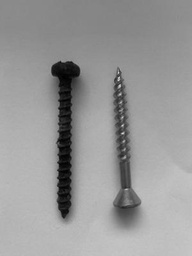
#> input picture image_gris_3.jpg, 192 x 256 px, shrunk from 300 x 400 before the run, given in place of image_couleur.jpg, which was not available; the run also reads 1 picture not shown here
$ python visualisation.py
#> lines starting #> are read from the running program, lines starting #| are printed output that depends on the picture; after the words box and inside, x2 and y2 are one past the last pixel; in counts of white or black regions, pixels touching at a corner belong together; pictures that were not available may be replaced by others from this repository, and a replacement may not be noted
### coordonnees_clou.py
from transformation_geometrique import *


def calculer_coordonnees_clou(A, B, C, D, E):
    """
    Retourner les coordonnées d'un clou selon la paramétrisation illustrée dans la Figure 1 dans l'énoncé du projet.

    Arguments:
        A, B, C, D, E (float): Dimensions spécifiques du clou.
    Retourne:
        (liste): Les coordonnées des points ainsi que leur nom.
    """
    # Définition des points selon les dimensions réçus.
    pt_0 = ('pt_0', (-B / 2, C / 2))
    pt_1 = ('pt_1', (-B / 2, -C / 2))
    pt_2 = ('pt_2', (-B / 2 - D, -A / 2))
    pt_3 = ('pt_3', (-B / 2 - D, A / 2))
    pk_2 = ('pk_2', (B / 2, C / 2))
    pk_0 = ('pk_0', (B / 2 + E, 0))
    pk_1 = ('pk_1', (B / 2, -C / 2))

    cord_clou = [pt_0, pt_1, pt_2, pt_3, pk_2, pk_0, pk_1]
    return cord_clou


def appliquer_transormation_clou(points_clou, center_rotation, angle_rotation,
                                 direction_inclinaison, angle_inclinaison, axe_reflexion):
    """
    Appliquer les transformation géometriques: réflexion, rotation et inclinaison à tous les points clés.
    Arguments:
        points_clou (list): Une liste de tuples qui contient le nom du point
        et les coordonnées du point dans un plan 2D.
        center_rotation (tuple): Le centre de rotation pour la transformation de rotation.
        angle_rotation (float): L'angle de rotation en degrés.
        angle_inclinaison (float): L'anlge d'inclinaison en degrés.
        direction_inclinaison (str): La direction d'inclinaison ('x' ou 'y').
        axe_reflexion (str): L'axe de réflexion ('x' ou 'y').
    Retourne:
        (tuple): Trois liste de tuples qui correspond aux coordonnées des points clés apres
         l'application d'unedes transformations (réflexion, rotation, inclinaison).
    """
#> called with center_rotation = (0, 0), angle_rotation = 30, direction_inclinaison = 'x', angle_inclinaison = 20, axe_reflexion = 'x'
    reflexion = []
    rotation = []
    inclinaison = []

    # Ajouter le nom du point ainsi que les coordonnées suite à leur transformation à un liste.
    for i in range(len(points_clou)):
        reflexion.append((points_clou[i][0], calculer_reflexion_point(points_clou[i][1], axe_reflexion)))
        rotation.append((points_clou[i][0], calculer_rotate_point(points_clou[i][1], angle_rotation, center_rotation)))
        inclinaison.append((points_clou[i][0], calculer_inclinaison_point(points_clou[i][1], angle_inclinaison,
                            direction_inclinaison)))
    return reflexion, rotation, inclinaison

### traitement_image.py
import numpy as np
import matplotlib.pyplot as plt

# [31 lines left out: function rgb_to_gry, not called in this run]

def motif_voisin(tableau, i, j):
    """
    Calcul du motif binaire pour une valeur donnée et conversion en valeur décimale.

    Arguments:
        tableau (numpy.ndarray): Un tableau 2D NumPy représentant une image en niveaux de gris.
        i (int): Coordonée du pixel selon les lignes du tableau.
        j (int): Coordonée du pixel selon les colonnes du tableau.

    Retourne
        (int): Une décimale qui représente au le voisinage de la coordonée (i,j).
    """
    motif_binaire = ''

    # Valeur centrale
    centrale = tableau[i, j]

    # Coordonnées des voisins
    voisin = [(i-1, j-1), (i-1, j), (i-1, j+1),
              (i, j+1), (i+1, j+1), (i+1, j),
              (i+1, j-1), (i, j-1)]

    # Comparaison des valeurs des voisins avec la valeur centrale
    for voisin_i, voisin_j in voisin:
        # Verification si les valeurs sont dans le tableau
        if 0 <= voisin_i < tableau.shape[0] and 0 <= voisin_j < tableau.shape[1]:
            valeur_voisin = tableau[voisin_i, voisin_j]
            motif_binaire += '1' if valeur_voisin >= centrale else '0'

        # Si les valeurs voisines ne sont pas dans le tableau on donne la valeur de 0.
        else:
            motif_binaire += '0'

    # Conversion du motif binaire en valeur décimale
    motif_decimal = int(motif_binaire, 2)

    return motif_decimal

def appliquer_transformation_1(tableau):
    """
    Calcul de la valeur entière correspondant au motif binaire pour chaque valeur du tableau.

    Arguments:
        tableau (numpy.ndarray): Un tableau 2D NumPy représentant une image en niveaux de gris.

    Retourne:
        (numpy.ndarray): Un tableau 2D NumPy résultant de la transformation 1.
    """
    resultat = np.zeros_like(tableau)

    # Parcours du tableau pour chaque valeur
    for i in range(1, tableau.shape[0]-1):
        for j in range(1, tableau.shape[1]-1):
            resultat[i, j] = motif_voisin(tableau, i, j)

    return resultat

### Il manque la description et les arguments et le retourne
def log_voisin(tableau, i, j, rayon):
    """
        Transformer l'intensité en valeur plus simple et plus significative.

    Arguments:
        tableau (numpy.ndarray): Un tableau 2D NumPy représentant une image en niveaux de gris.
        i (int): Coordonée du pixel selon les lignes du tableau.
        j (int): Coordonée du pixel selon les colonnes du tableau.j:
        rayon (int): Un entier spécificant le rayon du voisinage à considérer pour chaque pixel de l'image.

    Retourne:
        (float): Un entier représentant l'intensité du pixel.
    """

    log_ho = np.log10(1.0 + np.abs(tableau[i, j + rayon] - 2 * tableau[i, j] + tableau[i, j - rayon]))

    log_ver = np.log10(1.0 + np.abs(tableau[i + rayon, j] - 2 * tableau[i, j] + tableau[i - rayon, j]))

    log_diag = np.log10(1.0 + np.abs(tableau[i - rayon, j + rayon] - 2 * tableau[i, j] + tableau[i + rayon, j - rayon]))

    valeur_tot = int(log_ho + log_ver + log_diag)

    return valeur_tot

### Il manque les arguments et le retourne
def appliquer_transformation_2(image_gris, rayon):
    """
        Transformer les données visuelles complexes d'une image en ensembles de caractéristiques plus simples et
         plus significatives
    Arguments:
        image_gris (numpy.ndarray): Un tableau 2D NumPy rerpésentant une image en niveaux de gris.
        rayon (int): Un entier spécificant le rayon du voisinage.

    Retourne:
        (numpy.ndarray): Un tableau 2D NumPy résultant de la transformation 2.
    """
    resultat = np.zeros_like(image_gris)

    # Parcours du tableau pour chaque valeur
    for i in range(rayon, image_gris.shape[0]-rayon):
        for j in range(rayon, image_gris.shape[1]-rayon):
            resultat[i, j] = log_voisin(image_gris, i, j, rayon)

    return resultat

### manipulation_histogramme.py
import numpy as np


def petit_tableau(tableau, i, j, w):
    """
    Génère un histogramme pour une pixel de l'image en utilisant le voisinage du pixel.

    Args:
        tableau (numpy.ndarray): Une tableau 2D NumPy représentant une image.
        i (int): Coordonée du tableau selon les lignes du tableau.
        j (int): Coordonée du tableau selon les colonnes du tableau.
        w (int): La taille du carré de voisinage autour de chaque pixel.

    Returns:
        (numpy.hist): Un histogramme généré avec des bins prédéfinis basés sur la valeur maximales
         des intensités de pixels.
    """
    valeur_max = tableau.max()
    m, n = tableau.shape

    # Coordonnées des valeurs du petit tableau
    indices = [(x, y) for x in range(i - w, i)
               for y in range(j - w, j)
               if 0 <= x < m and 0 <= y < n]

    # Extraction des valeurs dans le petit tableau
    ptit_tableau = [tableau[x, y] for x, y in indices]

    # Histogramme des valeurs extraites
    hist, _ = np.histogram(ptit_tableau, bins=[0, valeur_max / 4, valeur_max / 2, (3 * valeur_max) / 4, valeur_max],
                           range=(0, valeur_max))

    return hist


def calculer_histogramme(tableau, w):
    """
    Génère un histogramme pour chaque pixel de l'image en utilisant la fonction "petit_tableau".

    Arguments:
        tableau (numpy.ndarray): Un tableau 2D NumPy représentant une image.
        w (int): La taille du carré de voisinage autour de chaque pixel pour lequel l'histogramme est calculé.

    Retourne:
        (numpy.ndarray): Un tableau 2D NumPy où chaque ligne représente un histogramme pour
         le carré correspondant de l'image.
    """
    m, n = tableau.shape
    resultat = []

    # Parcours du tableau pour chaque valeur
    for i in range(w, m + 1):
        for j in range(w, n + 1):
            resultat.append(petit_tableau(tableau, i, j, w))

    resultat = np.array(resultat)
    return resultat


def calculer_distance_1(histo1, histo2):
    """
    Calculer la distance entre deux histogrammes.

    Arguments:
        histo1 (numpy.ndarray): Histogramme 1 sous forme de tableau 1D NumPy.
        histo2 (numpy.ndarray): Histogramme 2 sous forme de tableau 1D NumPy.

    Retourne:
        (float): La distance entre les deux histogrammes.
    """
    distance = np.sum((histo1 - histo2) ** 2)

    distance = distance ** 0.5

    return round(distance, 2)

# [14 lines left out: function calculer_distance_2, not called in this run]

### segmentation.py
from manipulation_histogramme import *

def regrouper_points(data, max_iterations=500):
    """
    Divise un ensemble de points dans un plan 2D en un nombre défini de groupes en utilisant l'algorithme K-means.

    Arguments :
        data (numpy.ndarray): Un tableau 2d numpy représentant l'ensemble de données à partitionner.
        k (int): Le nombre de groupes à identifier dans l'ensemble de données.
        max_iterations (int): Le nombre maximal d'itérations que l'algorithme exécutera. La valeur par défaut est 50.

    Retourne :
        numpy.ndarray: Un tableau numpy 1D où chaque élément correspond à l'indice du centre le plus proche pour chaque point de l'ensemble de données.
    """
    k = 2

    nombre_de_0 = 0
    nombre_de_1 = 0

    # Initialisation aléatoire des centres
    centroids = np.empty((k, data.shape[1]))

    centroids[0] = [1, 1, 1, 1]

    centroids[1] = data[np.random.choice(data.shape[0] - 1) + 1]

    if k > 2:
        centroids[2:] = data[np.random.choice(data.shape[0], k - 2, replace=False)]

    converged = False
    iteration = 0

    while not converged and iteration < max_iterations:
        # Calcul des distances de chaque point par rapport aux centres
        distances = np.array([np.array([calculer_distance_1(point, centroid) for centroid in centroids]) for point in data])

        # Attribution des groupes en fonction des distances minimales
        groupes = np.argmin(distances, axis=1)

        # Mise à jour des centres
        new_centroids = np.array([data[groupes == i].mean(axis=0) for i in range(k)])

        # Vérification de la convergence
        if np.all(centroids == new_centroids):
            converged = True
        else:
            centroids = new_centroids

        iteration += 1

    if k == 2:
        # Compter le nombre de pixels dans les groupes 0 et 1
        for i in range(len(groupes)):
            if groupes[i] == 0:
                nombre_de_0 += 1
            if groupes[i] == 1:
                nombre_de_0 += 1

        # Changer le groupe le plus grand pourqu'il soit le groupe 0
        if nombre_de_1 > nombre_de_0:
            for i in range(len(groupes)):
                if groupes[i] == 0:
                    groupes[i] = 1
                else:
                    groupes[i] = 0

    return groupes

### transformation_geometrique.py
import math
import numpy as np


def calculer_reflexion_point(reflechir_point, axe_reflexion):
    """
    Retourner la réflextion d'un point (x,y) selon un axe spécifié (l'absisse ou l'ordonnée).

    Arguments:
        reflechir_point (tuple): Les coordonnées du point à réfléchir.
        axe_reflexion (str): L'axe de réflexion.
    Retourne:
        (tuple): Les coordonnées du point réflechi selon l'absisse ou l'ordonnée.
    """
    # Réfléchir le point selon l'abscisse
    if axe_reflexion == 'x':
        return reflechir_point[0], reflechir_point[1] * -1
    # Réfléchir le point selon l'ordonnée
    if axe_reflexion == 'y':
        return reflechir_point[0] * -1, reflechir_point[1]


def calculer_rotate_point(pivoter_point, angle_rot, centre=(0, 0)):
    """
    Retourner les coordonnées d'un point suite à sa rotation par rapport à un centre reçu

    Arguments:
        pivoter_point (tuple): Les coordonnées du point à pivoter.
        angle_rot (float): L'angle de rotation en degrés.
        centre (tuple, optionnel): Coordonnées du centre de rotation.
    Retourne:
        (tuple): Les coordonnées du point suite à la rotation
    """
    angle_rad = math.radians(angle_rot)

    # Tuple de la différence entre le centre donné et l'origine (0,0)
    diff_centre = (0 - centre[0], 0 - centre[1])

    # Translation du point à pivoter pour avoir son centre de rotation à l'origine
    point_transla_origine = ([pivoter_point[0] + diff_centre[0],
                             pivoter_point[1] + diff_centre[1]])

    # Matrice de rotation p/r à l'axe Z
    rotation = ([math.cos(angle_rad), math.sin(angle_rad) * -1],
                [math.sin(angle_rad), math.cos(angle_rad)])

    # Transformer la matrice résultante de la rotation selon l'origine (0,0) en tuple
    point_pivote_origine = tuple(np.dot(rotation, point_transla_origine))

    # Translation du point pivoté pour avoir son centre de rotation de retour à celui reçu
    point_transla_centre = (point_pivote_origine[0] - diff_centre[0], point_pivote_origine[1] - diff_centre[1])

    return round(point_transla_centre[0], 2), round(point_transla_centre[1], 2)


def calculer_inclinaison_point(incliner_point, angle_incli, direction_incli):
    """
    Retourner les coordonnées d'un point suite à une inclinaison.

    Arguments:
        incliner_point (tuple): Les coordonnées du point à incliner.
        angle_incli (float): L'angle d'inclinaison en degrés.
        direction_incli (str): La direction de l'inclinaison.
    Retourne:
        (tuple): Les coordonnées du point suite à l'inclinaison.
    """
    angle_rad = math.radians(angle_incli)

    # Coordonnées du point à pivoter en matrice
    point_matrice = ([incliner_point[0],
                      incliner_point[1]])

    # Inclinaison horizontale
    if direction_incli == 'x':
        # Matrice d'inclinaison en direction de l'abscisse
        rotation_hori = ([1, math.tan(angle_rad)],
                         [0, 1])

        # Transformer la matrice résultante en tuple
        point_incline = tuple(np.dot(rotation_hori, point_matrice))

        return round(point_incline[0], 2), round(point_incline[1], 2)

    if direction_incli == 'y':
        # Matrice d'inclinaison en direction de l'ordonnée
        rotation_verti = ([1, 0],
                          [math.tan(angle_rad), 1])

        # Transformer la matrice résultante en tuple
        point_incline = tuple(np.dot(rotation_verti, point_matrice))

        return round(point_incline[0], 2), round(point_incline[1], 2)

### visualisation.py
# Importation des modules nécessaires pour la manipulation des coordonnées,
# le traitement des images, la segmentation et la manipulation des histogrammes.
# matplotlib.pyplot est utilisé pour la visualisation graphique.
from coordonnees_clou import *
from traitement_image import *
from segmentation import *
from manipulation_histogramme import *
from transformation_geometrique import *
import matplotlib.pyplot as plt
from PIL import Image

# Définition des constantes qui représentent les dimensions spécifiques du clou.
__A = 3
__B = 10
__C = 1
__D = 0.75
__E = 2

# Calcul des coordonnées du clou basé sur les dimensions définies ci-dessus.
__COORDS_CLOU = calculer_coordonnees_clou(__A, __B, __C, __D, __E)

# Paramètres pour les transformations appliquées au clou.
__CENTER_ROT = (0,0)  # Centre de rotation
__ANGLE_ROT = 30      # Angle de rotation
__DIR_INCL = 'x'      # Axe d'inclinaison
__ANGLE_INCL = 20     # Angle d'inclinaison
__AXE_REFLEX = 'x'    # Axe de réflexion

# Application des transformations (réflexion, rotation, inclinaison) sur le clou
# et stockage des coordonnées transformées.
__REFLECTED_COORD, __ROTATED_COORD, __INCLIN_COORD = appliquer_transormation_clou(__COORDS_CLOU, __CENTER_ROT, __ANGLE_ROT, __DIR_INCL, __ANGLE_INCL, __AXE_REFLEX)

# Chemins vers les images originale et en niveaux de gris.
__PATH_IMAGE_ORIG = 'image_couleur.jpg'
__PATH_IMAGE_NG = 'image_gris.jpg'

# Fonction pour visualiser les points du clou.
def visualiser_points_clou(coordonnees_et_noms):

    # Création d'une figure pour la visualisation graphique des points du clou.
    plt.figure(figsize=(10, 4))
    for nom, (x, y) in coordonnees_et_noms:
        plt.plot(x, y, marker='o')  # Marquer chaque point avec un cercle
        plt.text(x, y, nom)         # Ajouter le nom du point à côté du marqueur

    # Configuration du titre, des axes et de la grille de la figure.
    plt.title("Représentation graphique des points de référence d'un clou sur un plan cartésien")
    plt.xlabel("X")
    plt.ylabel("Y")
    plt.axis('equal')
    plt.grid(True)
    plt.show()  # Affichage de la figure
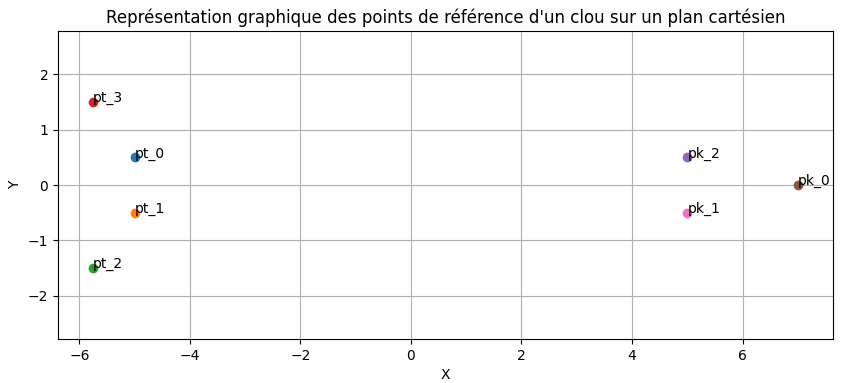
#> figure drawn by matplotlib, 1 panel
#> in visualiser_transformations_clou, `plt.show()`:
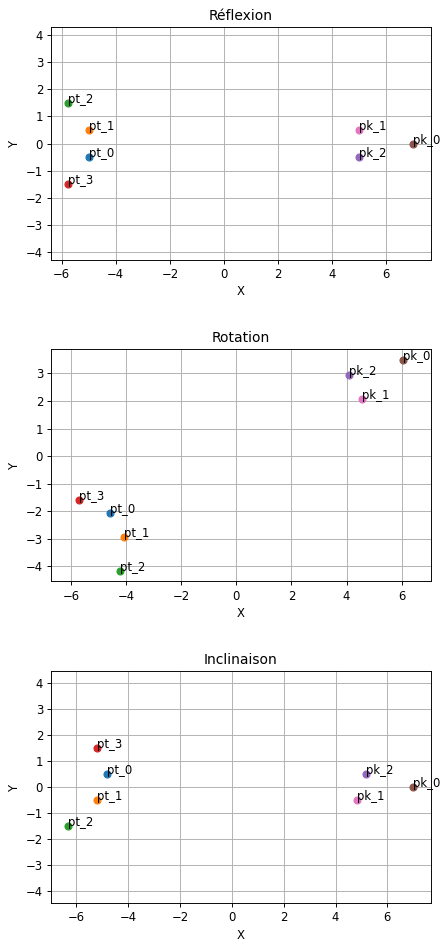
#> figure drawn by matplotlib, 3 panels

# Fonction pour visualiser une image originale et son équivalent en niveaux de gris.
def visualiser_image_couleur_ng(chemin_vers_image_org, chemin_vers_image_ng):
    # Chargement des images
#> called with chemin_vers_image_org = 'image_couleur.jpg', chemin_vers_image_ng = 'image_gris.jpg'
    image1 = Image.open(chemin_vers_image_org)
#> image1 is the input picture: PIL image 192x256 RGB; min 0, max 217, mean 152.3
    image2 = Image.open(chemin_vers_image_ng)

    # Création d'une figure avec deux sous-graphiques pour les deux images.
    plt.figure(figsize=(10, 5))  # Taille de la figure

    # Configuration et affichage de chaque image dans son sous-graphique.
    plt.subplot(1, 2, 1)  # Premier sous-graphique pour l'image originale
    plt.imshow(image1)
    plt.title('Image Originale')

    plt.subplot(1, 2, 2)  # Deuxième sous-graphique pour l'image en niveaux de gris
    plt.imshow(image2)
    plt.title('Image en NG')

    plt.show()  # Affichage de la figure
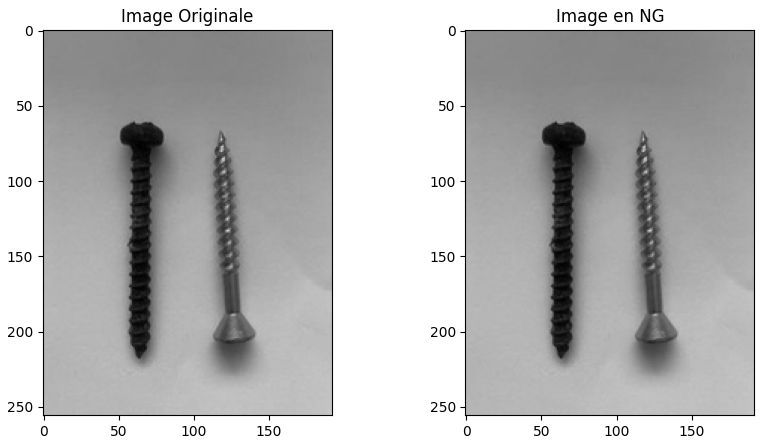
#> figure drawn by matplotlib, 2 panels

# Fonction pour visualiser les transformations appliquées à une image en niveaux de gris.

def visualiser_transforms_image(path_image_ng, radius=2):
    """
    Visualise les transformations appliquées sur une image en niveaux de gris.

    Args:
    path_image_ng (str): Chemin de l'image en niveaux de gris.
    radius (int): Rayon utilisé dans la deuxième transformation.
    """
#> called with path_image_ng = 'image_gris.jpg', radius = 2

    # Ouverture de l'image et conversion en tableau NumPy pour le traitement
    img = Image.open(path_image_ng).convert('L')
    img_array = np.array(img)

    # Application des transformations sur l'image
    image_trasf_1 = appliquer_transformation_1(img_array)
#> the loop in appliquer_transformation_1, `for i in range(1, tableau.shape[0]-1):` made 254 passes
#> after the loop in appliquer_transformation_1, `for i in range(1, tableau.shape[0]-1):`:
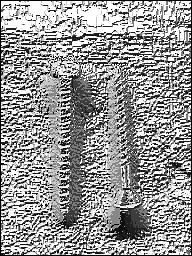
#> resultat: shape (256, 192); min 0, max 255, mean 150.1
    image_trasf_2 = appliquer_transformation_2(img_array, radius)
#> after the loop in appliquer_transformation_2, `for i in range(rayon, image_gris.shape[0]-rayon):`:
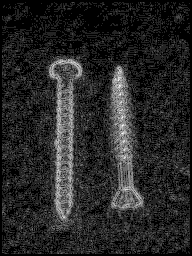
#> resultat: shape (256, 192); min 0, max 7, mean 1.07; drawn with min black and max white

    # Préparation des images et de leurs titres pour l'affichage
    images = [img_array, image_trasf_1, image_trasf_2]
    titles = ['Image en NG', 'Image après transformation 1', 'Image après transformation 2']

    # Création d'une figure avec plusieurs sous-graphiques
    fig, axes = plt.subplots(1, 3, figsize=(15, 5))  # 1 ligne, 3 colonnes

    # Affichage de chaque image dans un sous-graphique
    for i, ax in enumerate(axes):
        ax.imshow(images[i], cmap='gray')
        ax.set_title(titles[i])
        ax.axis('off')  # Désactivation des axes pour une meilleure visibilité

    plt.show()  # Affichage de la figure complète

def visualiser_seg_image(path_image_ng, radius=2, w=3):
    """
    Visualise l'image segmentée après avoir appliqué une transformation et calculé un histogramme.

    Args:
    path_image_ng (str): Chemin de l'image en niveaux de gris.
    radius (int): Rayon utilisé dans la transformation.
    w (int): Largeur de la fenêtre utilisée pour le calcul de l'histogramme.
    """

    # Ouverture et traitement de l'image
    img = Image.open(path_image_ng).convert('L')
    img_array = np.array(img)
    image_trasf_2 = appliquer_transformation_2(img_array, radius)

    # Calcul de l'histogramme et segmentation
    tab_histo = calculer_histogramme(image_trasf_2, w)
    labels2 = regrouper_points(tab_histo)
    print(labels2)
#> (printed output is left out)
    segmented_image = labels2.reshape(img_array.shape[0] - w + 1, img_array.shape[1] - w + 1)
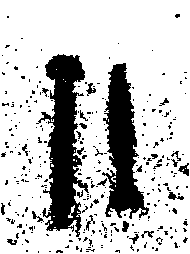
#> segmented_image: shape (254, 190) int64; values 0 (black) and 1 (white), 77.6% white; 304 black regions (279 under 20 px), largest, box (x1, y1, x2, y2) and area: (36, 54, 89, 237) 4761, (102, 63, 149, 219) 3765, (178, 163, 189, 176) 72

    # Affichage de l'image segmentée
    plt.imshow(segmented_image, cmap='gray')
    plt.title("Image Segmentée")
    plt.show()  # Affichage de l'image segmentée

def visualiser_transformations_clou(*coordonnees_lists):
    """
    Visualise les transformations appliquées sur les coordonnées d'un clou.

    Args:
    coordonnees_lists (tuple): Listes de coordonnées transformées à afficher.
    """

    # Création d'une figure avec plusieurs graphiques pour chaque transformation
    fig, axes = plt.subplots(len(coordonnees_lists), 1, figsize=(6, 12))

    # Titres pour chaque graphique
    titres = ["Réflexion", "Rotation", "Inclinaison"]

    # Affichage des points transformés sur chaque graphique
    for ax, coordonnees, titre in zip(axes, coordonnees_lists, titres):
        for nom, (x, y) in coordonnees:
            ax.plot(x, y, marker='o')
            ax.text(x, y, nom)

        ax.set_title(titre)
        ax.set_xlabel("X")
        ax.axis('equal')
        ax.set_ylabel("Y")
        ax.grid(True)

    # Ajustement de l'espacement pour éviter le chevauchement
    plt.tight_layout(pad=3.0)

    plt.show()  # Affichage de la figure complète

if __name__ == '__main__':
    # Bloc principal pour exécuter les fonctions de visualisation

    # Visualisation des points du clou, des transformations appliquées,
    # des images en couleur et en niveaux de gris, des transformations d'image
    # et de l'image segmentée.
    visualiser_points_clou(__COORDS_CLOU)
    visualiser_transformations_clou(__REFLECTED_COORD, __ROTATED_COORD, __INCLIN_COORD)
    visualiser_image_couleur_ng(__PATH_IMAGE_ORIG, __PATH_IMAGE_NG)
    visualiser_transforms_image(__PATH_IMAGE_NG)
    visualiser_seg_image(__PATH_IMAGE_NG)
